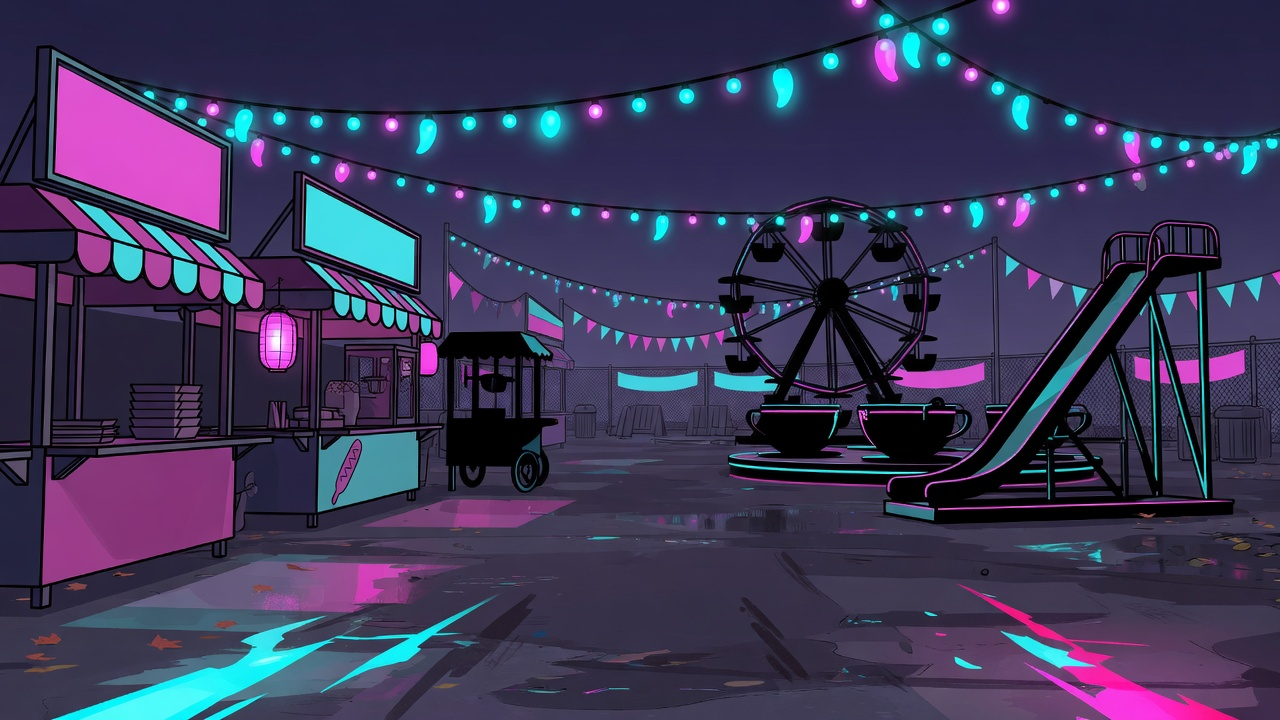
#> input picture 03_APPROVED_CANON/approved_locations/festival-grounds/primary-reference.png, 1280 x 720 px
$ python -i prepare_issue01_release_assets.py   (imports and definitions only)
#> lines starting #> are read from the running program, lines starting #| are printed output that depends on the picture
#!/usr/bin/env python3
"""Prepare Issue 01 release deliverables then publish via Studio API.

Cover + multi-page PDF + CBZ from selected draft panels; CHIP-0015 metadata;
social/checklist/cover prompt filled; then approve → promote manifest → publish archive.
"""
from __future__ import annotations

import hashlib
import io
import json
import urllib.error
import urllib.request
import zipfile
from pathlib import Path

from PIL import Image, ImageDraw, ImageFont

ROOT = Path(__file__).resolve().parents[1]
ISSUE = "MZ-2026-08-01"
FOLDER = ROOT / "02_MONTHLY_ISSUES" / "2026-08_Issue_01"
BASE = "http://127.0.0.1:8765"
TITLE = "The Last Light Of Summer"


# [29 lines left out: functions req, must, panel_paths, not called in this run]


def make_cover(panels: list[Path]) -> Path:
    cover_dir = FOLDER / "generated_art" / "covers"
    cover_dir.mkdir(parents=True, exist_ok=True)
    loc = ROOT / "03_APPROVED_CANON" / "approved_locations" / "festival-grounds" / "primary-reference.png"
    if loc.is_file():
        bg = Image.open(loc).convert("RGB").resize((1600, 2400), Image.Resampling.LANCZOS)
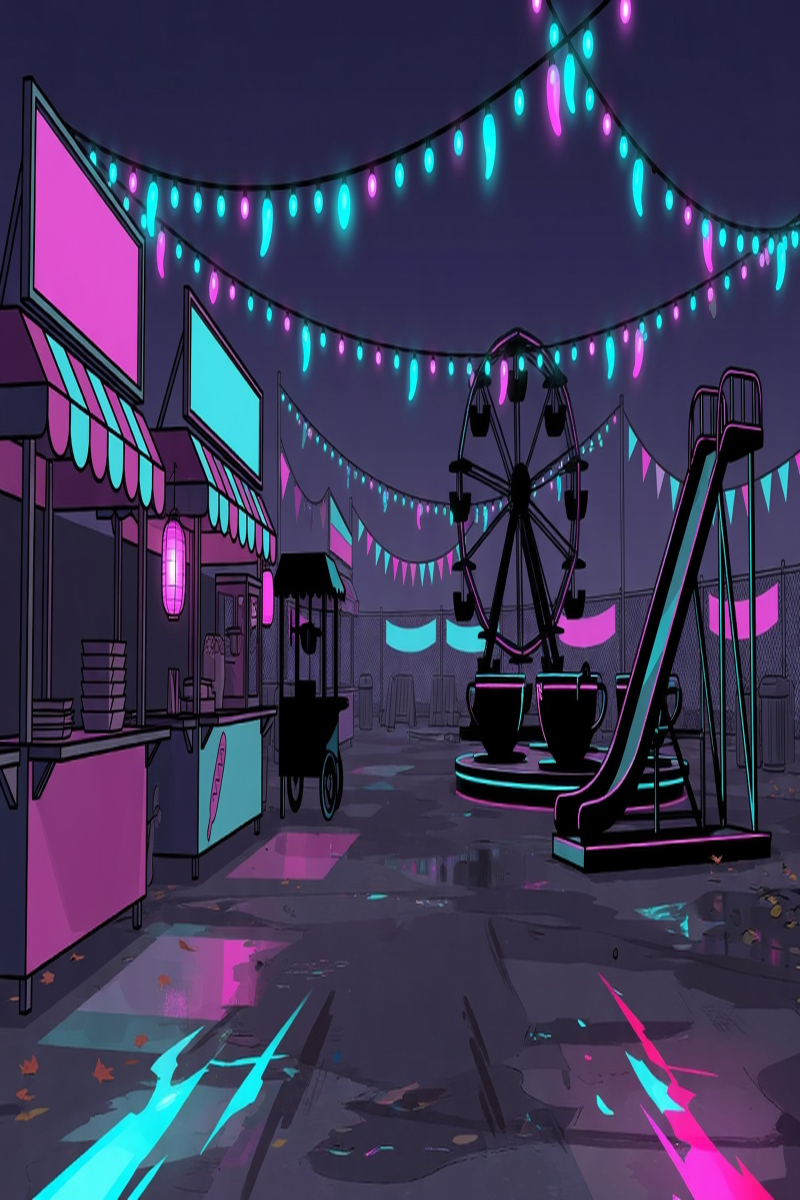
#> bg: PIL image 1600x2400 RGB (shown at 1/2 size); mean R, G, B 59.8, 55.1, 86.7
    else:
        bg = Image.new("RGB", (1600, 2400), (12, 16, 32))
    dark = Image.new("RGB", (1600, 2400), (0, 0, 0))
#> dark: PIL image 1600x2400 RGB; every value is 0
    bg = Image.blend(bg, dark, 0.35)
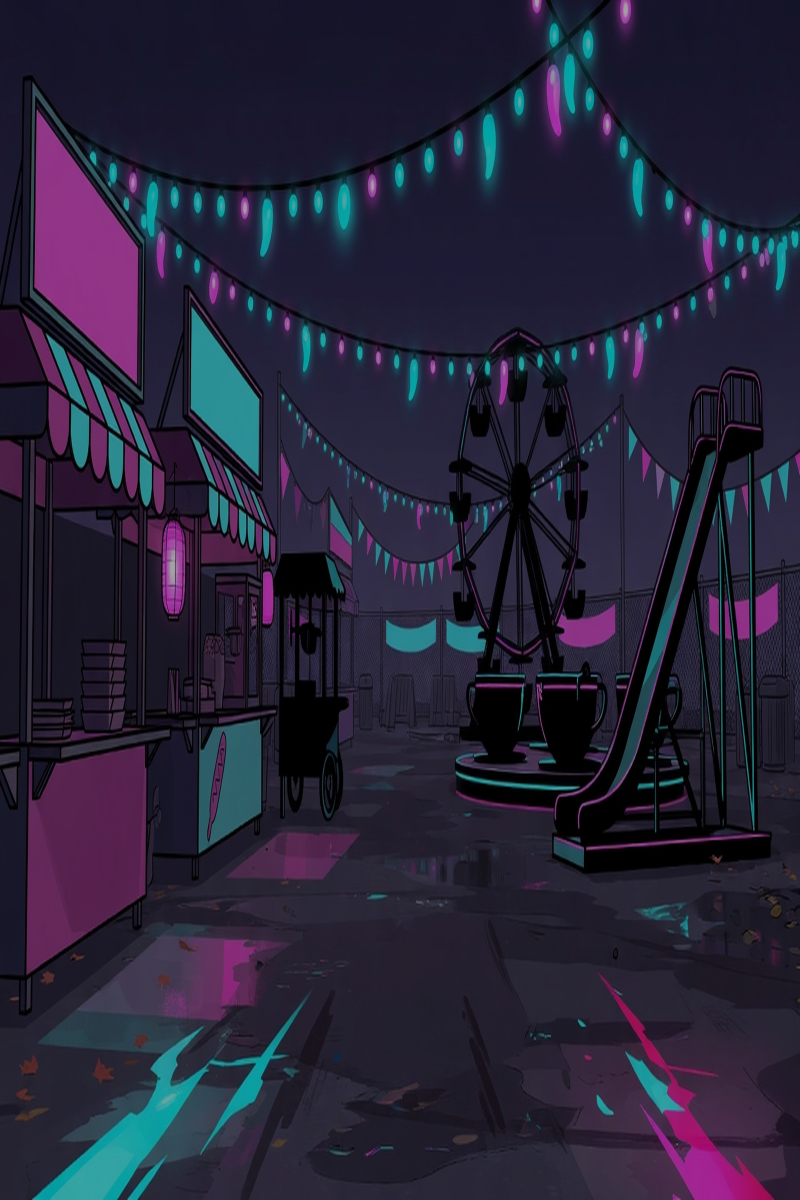
#> bg: PIL image 1600x2400 RGB (shown at 1/2 size); mean R, G, B 38.4, 35.3, 55.9
    # hero panel
    if panels:
#> (the run stopped early here; a loop or call above may not have finished)
